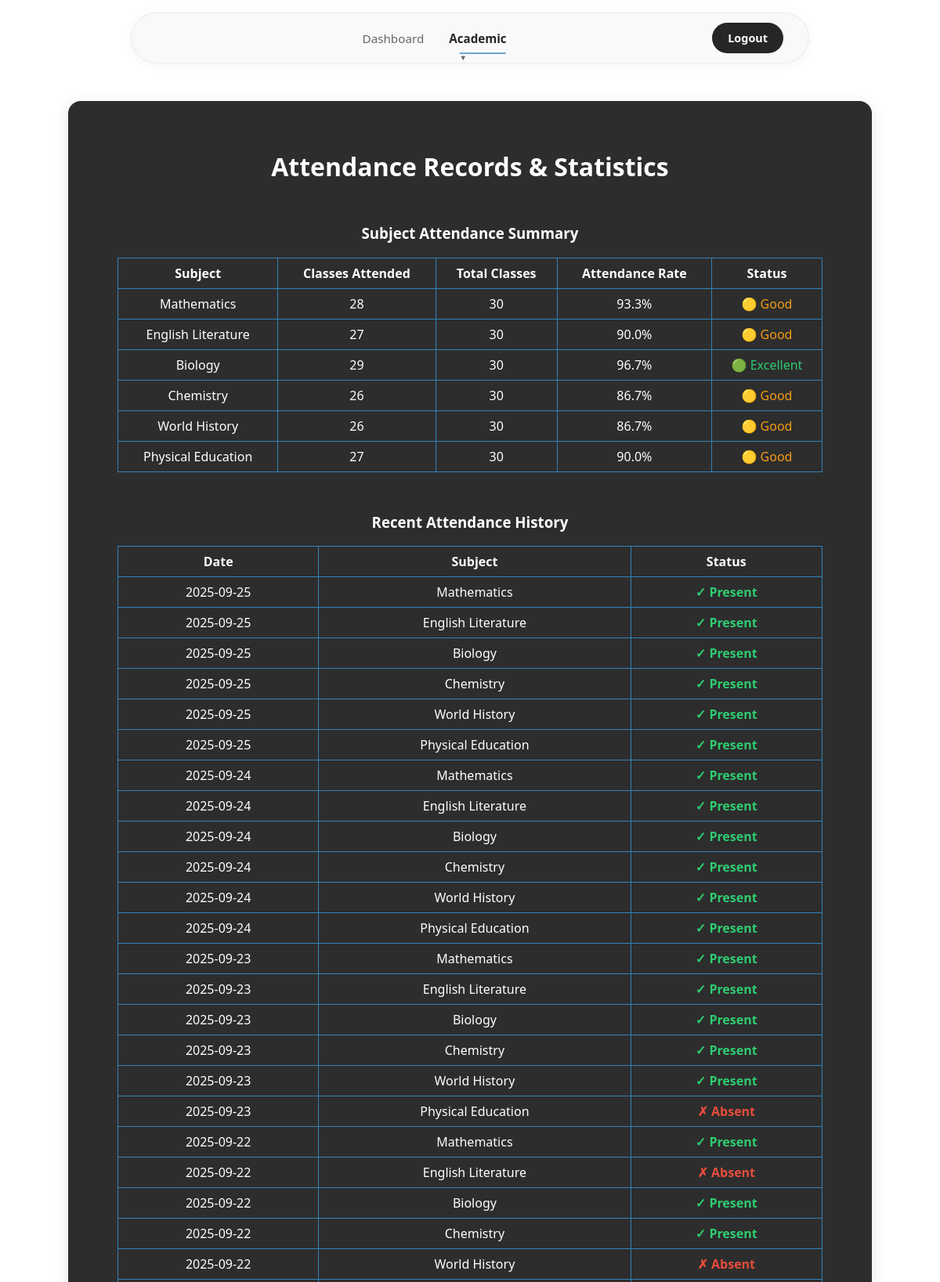
The app's page /student_attendance (signed in, upper part) with its own data.
### tables this page shows
CREATE TABLE subjects (
    id INTEGER PRIMARY KEY,
    name TEXT,
    teacher_id INTEGER REFERENCES users(id)
);

CREATE TABLE attendance (
    id INTEGER PRIMARY KEY,
    user_id INTEGER,
    subject_id INTEGER,
    date TEXT,
    present INTEGER,
    FOREIGN KEY (user_id) REFERENCES users(id),
    FOREIGN KEY (subject_id) REFERENCES subjects(id)
);

### app.py (the view)
@app.route('/student_attendance')
def student_attendance():
    if not is_student():
        return redirect(url_for('login'))
    user_id = session['user_id']
    conn = get_db()
    cur = conn.cursor()
    cur.execute('''SELECT subjects.name as subject_name,
                          attendance.date,
                          attendance.present
                   FROM attendance
                   JOIN subjects ON attendance.subject_id = subjects.id
                   WHERE attendance.user_id = ?
                   ORDER BY attendance.date DESC''', (user_id,))
    attendance_records = cur.fetchall()
    cur.execute('''SELECT subjects.name as subject_name,
                          COUNT(*) as total_classes,
                          SUM(present) as classes_present,
                          ROUND(AVG(CAST(present AS FLOAT)) * 100, 1) as attendance_rate
                   FROM attendance
                   JOIN subjects ON attendance.subject_id = subjects.id
                   WHERE attendance.user_id = ?
                   GROUP BY subjects.id, subjects.name''', (user_id,))
    subject_attendance = cur.fetchall()
    return render_template('student_attendance.html',
                         attendance_records=attendance_records,
                         subject_attendance=subject_attendance)

### app.py (called while the page is built)
def is_student():
    return session.get('role') == 'student'

### templates/student_attendance.html (shortened to what this page needs)
<!DOCTYPE html>
<html>
<head>
    <link rel="stylesheet" href="/static/styles.css">
</head>
<body>
            <div class="navbar">
        <div class="navbar-container">
            <div class="navbar-links">
                <a href="/student_dashboard" class="nav-link">Dashboard</a>
                <div class="dropdown">
                    <a href="#" class="nav-link dropdown-trigger active">Academic</a>
                </div>
            </div>
            <div class="navbar-actions">
                <a href="/logout" class="nav-btn">Logout</a>
            </div>
        </div>
    </div>
    <div class="center-wrapper">
        <div class="dashboard-container card-3d">
            <h1>Attendance Records & Statistics</h1>
            <div class="table-wrapper">
                <h3>Subject Attendance Summary</h3>
                <table>
                    <thead>
                        <tr>
                            <th>Subject</th>
                            <th>Classes Attended</th>
                            <th>Total Classes</th>
                            <th>Attendance Rate</th>
                            <th>Status</th>
                        </tr>
                    </thead>
                    <tbody>
                        {% for subject in subject_attendance %}
                        <tr>
                            <td>{{ subject.subject_name }}</td>
                            <td>{{ subject.classes_present }}</td>
                            <td>{{ subject.total_classes }}</td>
                            <td>{{ subject.attendance_rate }}%</td>
                            <td>
                                {% if subject.attendance_rate >= 95 %}
                                    <span style="color: #2ECC71;">🟢 Excellent</span>
                                {% elif subject.attendance_rate >= 85 %}
                                    <span style="color: #F39C12;">🟡 Good</span>
                                {% elif subject.attendance_rate >= 75 %}
                                    <span style="color: #E67E22;">🟠 Fair</span>
                                {% else %}
                                    <span style="color: #E74C3C;">🔴 Needs Improvement</span>
                                {% endif %}
                            </td>
                        </tr>
                        {% endfor %}
                    </tbody>
                </table>
            </div>
            <div class="table-wrapper">
                <h3>Recent Attendance History</h3>
                <table>
                    <thead>
                        <tr>
                            <th>Date</th>
                            <th>Subject</th>
                            <th>Status</th>
                        </tr>
                    </thead>
                    <tbody>
                        {% if attendance_records %}
                            {% for record in attendance_records %}
                            <tr>
                                <td>{{ record.date }}</td>
                                <td>{{ record.subject_name }}</td>
                                <td>
                                    {% if record.present %}
                                        <span style="color: #2ECC71; font-weight: bold;">✓ Present</span>
                                    {% else %}
                                        <span style="color: #E74C3C; font-weight: bold;">✗ Absent</span>
                                    {% endif %}
                                </td>
                            </tr>
                            {% endfor %}
                        {% else %}
                            <tr>
                                <td colspan="3" style="text-align: center; color: rgba(255,255,255,0.6); padding: 20px;">
                                    No attendance records found.
                                </td>
                            </tr>
                        {% endif %}
                    </tbody>
                </table>
            </div>
        </div>
    </div>
</body>
</html>

### static/styles.css (style rules this page uses)
body { background: #ffffff; font-family: 'Segoe UI', 'Arial', sans-serif; color: #262626; margin: 0; padding: 0; min-height: 100vh; }
.navbar { background: transparent; backdrop-filter: none; -webkit-backdrop-filter: none; box-shadow: none; padding: 1rem 0; position: sticky; top: 0; left: 0; right: 0; z-index: 1000; margin-bottom: 0; border: none; width: 100%; }
.navbar-container { max-width: 800px; margin: 0 auto; display: flex; justify-content: space-between; align-items: center; padding: 0.75rem 2rem; height: auto; background: rgba(248, 249, 250, 0.9); backdrop-filter: blur(10px); -webkit-backdrop-filter: blur(10px); border-radius: 50px; border: 1px solid rgba(0, 0, 0, 0.06); box-shadow: 0 2px 16px rgba(0, 0, 0, 0.04); }
.navbar-actions { display: flex; align-items: center; gap: 1rem; }
.navbar-links { display: flex; gap: 2rem; align-items: center; justify-content: center; flex: 1; margin: 0; }
.nav-link { color: #666666; text-decoration: none; font-weight: 500; padding: 0.5rem 0; border-radius: 0; transition: all 0.2s ease; position: relative; font-size: 0.95rem; white-space: nowrap; border: none; background: transparent; }
.nav-link.active { color: #262626; background: transparent; box-shadow: none; border: none; transform: none; font-weight: 600; }
.nav-btn { background: #262626; color: #ffffff; text-decoration: none; font-weight: 600; padding: 0.625rem 1.25rem; border-radius: 25px; transition: all 0.2s ease; font-size: 0.9rem; white-space: nowrap; border: none; }
.nav-link.active::after { width: 80%; }
.nav-link::after { content: ''; position: absolute; bottom: -2px; left: 50%; width: 0; height: 2px; background: #3283b8; transition: all 0.3s ease; transform: translateX(-50%); }
.dropdown { position: relative; display: inline-block; }
.nav-link.dropdown-trigger::after { content: '▼'; font-size: 0.6rem; margin-left: 0.375rem; opacity: 0.7; transition: transform 0.2s ease; }
.dashboard-container { padding: 2.5em 2em; background: #262626; border-radius: 16px; max-width: 1200px; box-shadow: 0 4px 20px rgba(0, 0, 0, 0.1); width: 90%; margin: 2em auto; display: flex; flex-direction: column; align-items: center; border: 1px solid rgba(0, 0, 0, 0.05); }
.center-wrapper { display: flex; align-items: center; justify-content: center; min-height: 100vh; }
.card-3d { background: #2d2d2d; border-radius: 16px; box-shadow: 0 4px 20px rgba(0, 0, 0, 0.1); width: 80%; border: 1px solid rgba(0, 0, 0, 0.05); }
h1, h2, h3 { color: #ffffff;; text-align: center; margin-bottom: 1em; text-decoration: none; }
.table-wrapper { width: 100%; max-width: 900px; overflow-x: auto; margin: 0 auto; }
table { width: 100%; max-width: 900px; border-collapse: collapse; margin: 1em auto 2em; }
th, td { padding: 8px; border: 1px solid #3283b8; text-align: center; text-decoration: none; color:#ffffff; }
.dashboard-container { max-width: 1200px; margin: 2em auto; padding: 2.5em 2em; }

### records on screen
subjects: subject_name "Mathematics", classes_present "28", total_classes "30", attendance_rate "93.3", shows "🟡 Good"
subjects: subject_name "English Literature", classes_present "27", total_classes "30", attendance_rate "90.0", shows "🟡 Good"
subjects: subject_name "Biology", classes_present "29", total_classes "30", attendance_rate "96.7", shows "🟢 Excellent"
subjects: subject_name "Chemistry", classes_present "26", total_classes "30", attendance_rate "86.7", shows "🟡 Good"
subjects: subject_name "World History", classes_present "26", total_classes "30", attendance_rate "86.7", shows "🟡 Good"
subjects: subject_name "Physical Education", classes_present "27", total_classes "30", attendance_rate "90.0", shows "🟡 Good"
attendance: date "2025-09-25", subject_name "Mathematics", present "✓ Present"
attendance: date "2025-09-25", subject_name "English Literature", present "✓ Present"
attendance: date "2025-09-25", subject_name "Biology", present "✓ Present"
attendance: date "2025-09-25", subject_name "Chemistry", present "✓ Present"
attendance: date "2025-09-25", subject_name "World History", present "✓ Present"
attendance: date "2025-09-25", subject_name "Physical Education", present "✓ Present"
attendance: date "2025-09-24", subject_name "Mathematics", present "✓ Present"
attendance: date "2025-09-24", subject_name "English Literature", present "✓ Present"
attendance: date "2025-09-24", subject_name "Biology", present "✓ Present"
attendance: date "2025-09-24", subject_name "Chemistry", present "✓ Present"
attendance: date "2025-09-24", subject_name "World History", present "✓ Present"
attendance: date "2025-09-24", subject_name "Physical Education", present "✓ Present"
attendance: date "2025-09-23", subject_name "Mathematics", present "✓ Present"
attendance: date "2025-09-23", subject_name "English Literature", present "✓ Present"
attendance: date "2025-09-23", subject_name "Biology", present "✓ Present"
attendance: date "2025-09-23", subject_name "Chemistry", present "✓ Present"
attendance: date "2025-09-23", subject_name "World History", present "✓ Present"
attendance: date "2025-09-23", subject_name "Physical Education", present "✗ Absent"
attendance: date "2025-09-22", subject_name "Mathematics", present "✓ Present"
attendance: date "2025-09-22", subject_name "English Literature", present "✗ Absent"
attendance: date "2025-09-22", subject_name "Biology", present "✓ Present"
attendance: date "2025-09-22", subject_name "Chemistry", present "✓ Present"
attendance: date "2025-09-22", subject_name "World History", present "✗ Absent"
